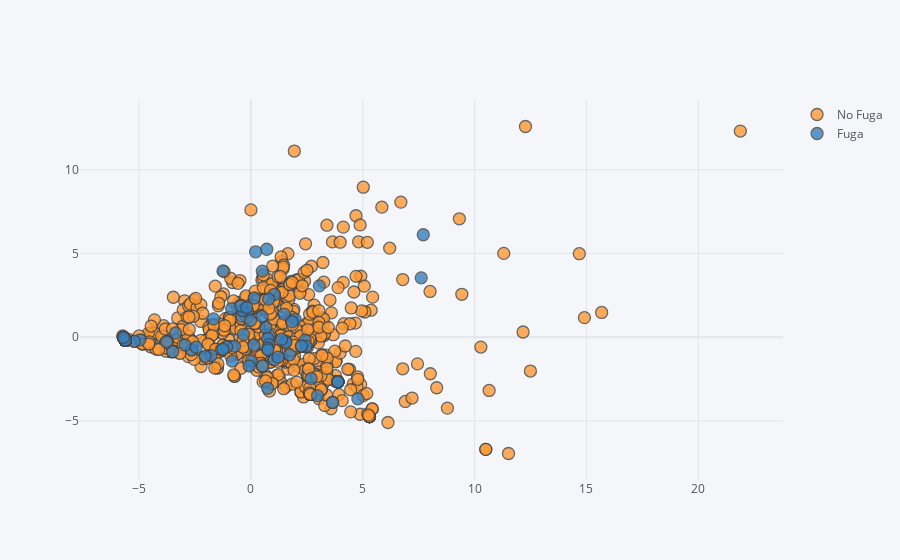

Notebook source saved alongside this figure:
### Code cell
Xp.sample(1000).iplot(kind='scatter',x='d1',y='d2',categories=vart[0],mode='markers')

### Figure 1 — Plotly figure (JSON) as saved in the notebook; plotly's stock layout.template omitted (floating-point values rounded to 4 significant figures; data arrays with more than 128 entries replaced by an {"elided": "..."} marker saying what was removed)
{"data": [{"marker": {"color": "rgba(255, 153, 51, 1.0)", "line": {"width": 1.3}, "opacity": 0.8, "size": 12, "symbol": "circle"}, "mode": "markers", "name": "No Fuga", "textfont": {"color": "#4D5663"}, "type": "scatter", "x": {"elided": "902 float values"}, "y": {"elided": "902 float values"}}, {"marker": {"color": "rgba(55, 128, 191, 1.0)", "line": {"width": 1.3}, "opacity": 0.8, "size": 12, "symbol": "circle"}, "mode": "markers", "name": "Fuga", "textfont": {"color": "#4D5663"}, "type": "scatter", "x": [-5.691, -4.962, 0.8173, -5.652, -5.612, -5.612, 1.977, 3.889, -1.309, -5.612, 0.7495, -5.612, -5.612, -5.652, -5.612, 1.048, -5.652, -5.206, 1.49, 7.615, -5.612, -1.776, 3.889, 2.423, 3.653, 1.557, -0.4019, -1.669, -0.7313, -2.043, -5.612, -3.365, 2.979, -5.612, -5.691, -5.652, -0.3318, 2.471, -5.612, -5.612, 1.047, 0.6694, -0.8293, -0.1373, 0.7523, -5.652, 4.783, 2.692, 0.5215, -0.378, -5.612, -2.662, 0.8056, -5.612, -5.612, -5.652, 0.1463, -5.691, -2.945, -5.652, 1.843, -5.612, 0.4963, -5.612, 0.02739, -0.8589, 0.7098, -0.451, -5.652, 7.707, 0.7972, 2.262, -5.652, -5.652, 1.56, 1.22, -0.1866, -5.612, -1.078, -5.652, 0.2131, -3.77, -1.245, -5.612, -0.01345, -1.251, 0.759, -3.493, 0.1407, -2.443, 3.062, -5.612, 1.731, 0.7577, 0.5122, 1.375, -5.691, -0.07011], "y": [-0.01238, -0.1584, 0.0946, -0.09528, -0.1791, -0.1791, 1.079, -2.664, -0.7286, -0.1791, -3.05, -0.1791, -0.1791, -0.09528, -0.1791, 2.555, -0.09528, -0.2459, 1.377, 3.547, -0.1791, -1.096, -2.664, -0.1788, -3.898, -0.2336, 1.256, 1.096, -0.5331, -1.14, -0.1791, 0.2507, -3.492, -0.1791, -0.01238, -0.09528, 0.1705, -0.5388, -0.1791, -0.1791, -1.34, 0.5661, -1.421, 1.523, -0.0776, -0.09528, -3.68, -2.465, -1.717, 1.598, -0.1791, -0.7558, -0.4448, -0.1791, -0.1791, -0.09528, 2.343, -0.01238, -0.4669, -0.09528, 0.9168, -0.1791, 1.242, -0.1791, -1.426, 1.699, 5.255, 1.864, -0.09528, 6.12, 2.273, -0.5309, -0.09528, -0.09528, -0.3039, -1.191, 1.776, -0.1791, -0.5692, -0.09528, 5.103, -0.2565, 3.962, -0.1791, 0.9979, -0.7184, -0.6372, -0.8674, -0.4629, -0.5962, 3.067, -0.1791, -1.049, -0.7518, 3.948, -0.1196, -0.01238, -1.725]}], "layout": {"legend": {"bgcolor": "#F5F6F9", "font": {"color": "#4D5663"}}, "paper_bgcolor": "#F5F6F9", "plot_bgcolor": "#F5F6F9", "title": {"font": {"color": "#4D5663"}}, "xaxis": {"gridcolor": "#E1E5ED", "showgrid": true, "tickfont": {"color": "#4D5663"}, "title": {"font": {"color": "#4D5663"}, "text": ""}, "zerolinecolor": "#E1E5ED"}, "yaxis": {"gridcolor": "#E1E5ED", "showgrid": true, "tickfont": {"color": "#4D5663"}, "title": {"font": {"color": "#4D5663"}, "text": ""}, "zerolinecolor": "#E1E5ED"}}}
